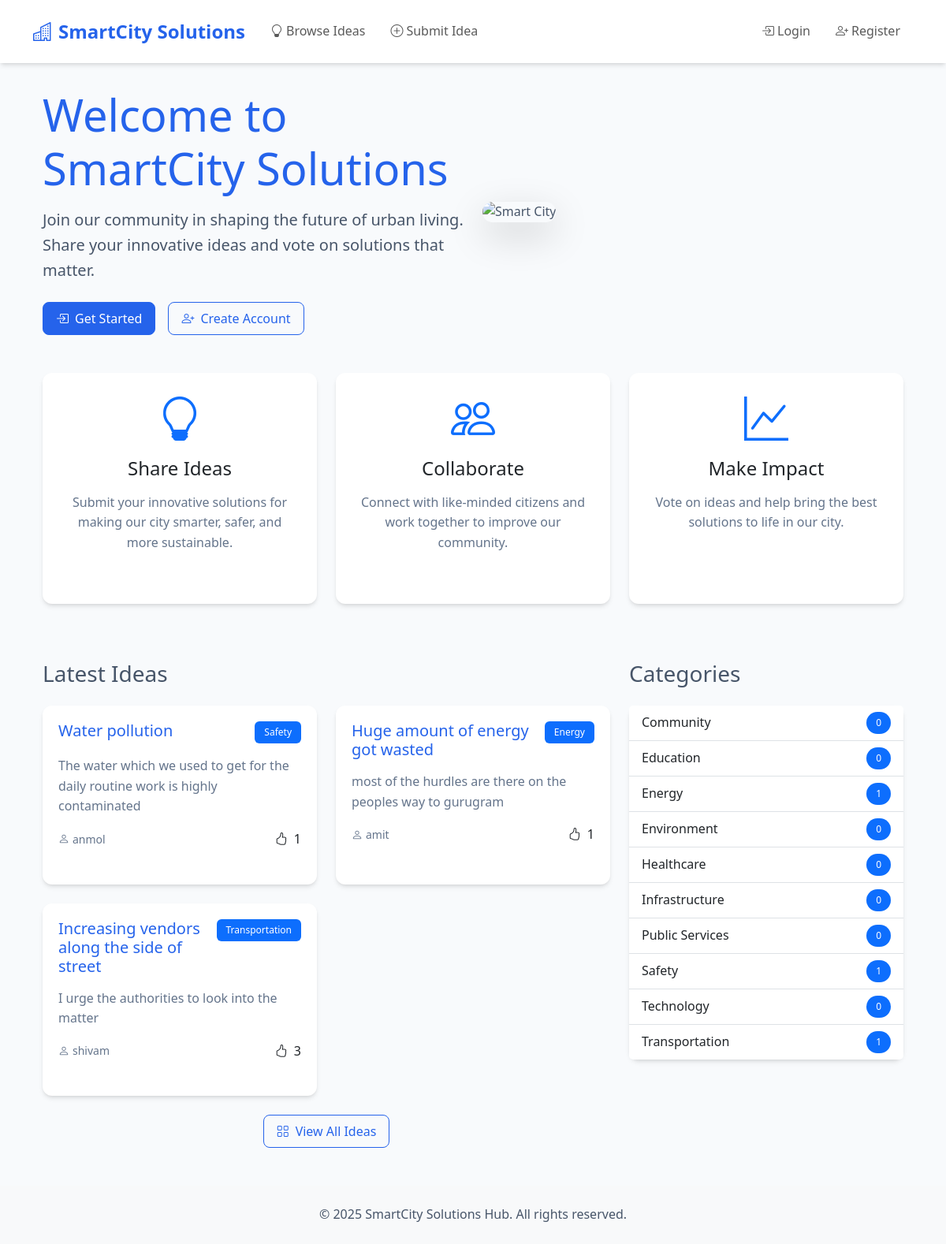
The page / on the database its author committed.
### solutions/models.py (models this page shows, shortened)
class Idea(models.Model):
    IMPLEMENTATION_STATUS = [
        ('pending', 'Pending Review'),
        ('approved', 'Approved for Implementation'),
        ('in_progress', 'Implementation in Progress'),
        ('completed', 'Implementation Completed'),
        ('rejected', 'Not Feasible')
    ]
    title = models.CharField(max_length=200)
    description = models.TextField()
    category = models.ForeignKey(Category, on_delete=models.CASCADE)
    author = models.ForeignKey(User, on_delete=models.CASCADE)
    created_at = models.DateTimeField(default=timezone.now)
    updated_at = models.DateTimeField(auto_now=True)
    location = models.CharField(max_length=200)
    latitude = models.DecimalField(max_digits=9, decimal_places=6, null=True, blank=True)
    longitude = models.DecimalField(max_digits=9, decimal_places=6, null=True, blank=True)
    status = models.CharField(max_length=20, choices=[
        ('pending', 'Pending'),
        ('under_review', 'Under Review'),
        ('approved', 'Approved'),
        ('implemented', 'Implemented'),
        ('rejected', 'Rejected')
    ], default='pending')
    implementation_status = models.CharField(
        max_length=20,
        choices=IMPLEMENTATION_STATUS,
        default='pending'
    )
    admin_notes = models.TextField(blank=True)
    implementation_date = models.DateField(null=True, blank=True)

class Category(models.Model):
    name = models.CharField(max_length=100)
    description = models.TextField(blank=True)
    class Meta:
        verbose_name_plural = "Categories"

### solutions/views.py (the view)
# urls.py: 2. Add a URL to urlpatterns:  path('', views.home, name='home')
def home(request):
    latest_ideas = Idea.objects.select_related('category', 'author').prefetch_related('vote_set').order_by('-created_at')[:6]
    categories = Category.objects.annotate(idea_count=Count('idea')).order_by('name')
    return render(request, 'solutions/home.html', {
        'latest_ideas': latest_ideas,
        'categories': categories,
    })

### solutions/templates/solutions/home.html (shortened to what this page needs)
{% extends 'solutions/base.html' %}
{% block content %}
<div class="container">
    <div class="row align-items-center mb-5">
        <div class="col-lg-6">
            <h1 class="display-4 mb-3" style="color: var(--primary-color)">Welcome to SmartCity Solutions</h1>
            <p class="lead mb-4">Join our community in shaping the future of urban living. Share your innovative ideas and vote on solutions that matter.</p>
            {% if not user.is_authenticated %}
                <div class="d-flex gap-3">
                    <a href="{% url 'login' %}" class="btn btn-primary">
                        <i class="bi bi-box-arrow-in-right me-2"></i>Get Started
                    </a>
                    <a href="{% url 'solutions:register' %}" class="btn btn-outline-primary">
                        <i class="bi bi-person-plus me-2"></i>Create Account
                    </a>
                </div>
            {% else %}
                <a href="{% url 'solutions:idea_create' %}" class="btn btn-primary">
                    <i class="bi bi-plus-circle me-2"></i>Share Your Idea
                </a>
            {% endif %}
        </div>
        <div class="col-lg-6">
            <img src="https://media2.giphy.com/media/v1.Y2lkPTc5MGI3NjExZzVvb2lpd3JpN2E1OXZrNDZka2ZxYXgwdTJvaDI5N2IwcDYwZHh5YyZlcD12MV9pbnRlcm5hbF9naWZfYnlfaWQmY3Q9Zw/26FL3tIixOyV5xYuA/giphy.gif" height="800" width="600" alt="Smart City" class="img-fluid rounded-4 shadow-lg">
        </div>
    </div>
    <div class="row mb-5">
        <div class="col-md-4 mb-4">
            <div class="card h-100 text-center p-4">
                <div class="display-4 mb-3 text-primary">
                    <i class="bi bi-lightbulb"></i>
                </div>
                <h3 class="h4 mb-3">Share Ideas</h3>
                <p class="text-muted">Submit your innovative solutions for making our city smarter, safer, and more sustainable.</p>
            </div>
        </div>
        <div class="col-md-4 mb-4">
            <div class="card h-100 text-center p-4">
                <div class="display-4 mb-3 text-primary">
                    <i class="bi bi-people"></i>
                </div>
                <h3 class="h4 mb-3">Collaborate</h3>
                <p class="text-muted">Connect with like-minded citizens and work together to improve our community.</p>
            </div>
        </div>
        <div class="col-md-4 mb-4">
            <div class="card h-100 text-center p-4">
                <div class="display-4 mb-3 text-primary">
                    <i class="bi bi-graph-up"></i>
                </div>
                <h3 class="h4 mb-3">Make Impact</h3>
                <p class="text-muted">Vote on ideas and help bring the best solutions to life in our city.</p>
            </div>
        </div>
    </div>
    <div class="row mb-5">
        <div class="col-lg-8">
            <h2 class="h3 mb-4">Latest Ideas</h2>
            {% if latest_ideas %}
                <div class="row">
                    {% for idea in latest_ideas %}
                        <div class="col-md-6 mb-4">
                            <div class="card h-100">
                                <div class="card-body">
                                    <div class="d-flex justify-content-between align-items-start mb-3">
                                        <h3 class="h5 mb-0">
                                            <a href="{% url 'solutions:idea_detail' idea.pk %}" class="text-decoration-none" style="color: var(--primary-color)">
                                                {{ idea.title }}
                                            </a>
                                        </h3>
                                        <span class="badge bg-primary">{{ idea.category.name }}</span>
                                    </div>
                                    <p class="card-text text-muted mb-3">{{ idea.description|truncatewords:30 }}</p>
                                    <div class="d-flex justify-content-between align-items-center">
                                        <small class="text-muted">
                                            <i class="bi bi-person me-1"></i>{{ idea.author.username }}
                                        </small>
                                        <div>
                                            <i class="bi bi-hand-thumbs-up me-1"></i>
                                            <span class="vote-count">{{ idea.vote_set.count }}</span>
                                        </div>
                                    </div>
                                </div>
                            </div>
                        </div>
                    {% endfor %}
                </div>
                <div class="text-center">
                    <a href="{% url 'solutions:idea_list' %}" class="btn btn-outline-primary">
                        <i class="bi bi-grid me-2"></i>View All Ideas
                    </a>
                </div>
            {% endif %}
        </div>
        <div class="col-lg-4">
            <h2 class="h3 mb-4">Categories</h2>
            <div class="card">
                <div class="list-group list-group-flush">
                    {% for category in categories %}
                        <a href="{% url 'solutions:idea_list' %}?category={{ category.id }}"
                           class="list-group-item list-group-item-action d-flex justify-content-between align-items-center">
                            {{ category.name }}
                            <span class="badge bg-primary rounded-pill">{{ category.idea_count }}</span>
                        </a>
                    {% endfor %}
                </div>
            </div>
        </div>
    </div>
</div>
{% endblock %}

### solutions/templates/solutions/base.html (style rules this page uses)
:root { --primary-color: #2563eb; --secondary-color: #475569; --success-color: #22c55e; --background-color: #f8fafc; --card-shadow: 0 4px 6px -1px rgb(0 0 0 / 0.1), 0 2px 4px -2px rgb(0 0 0 / 0.1); }
body { background-color: var(--background-color); color: var(--secondary-color); line-height: 1.6; }
.card { border: none; border-radius: 0.75rem; box-shadow: var(--card-shadow); transition: transform 0.2s, box-shadow 0.2s; background: white; margin-bottom: 1.5rem; }
.card-body { padding: 1.25rem; }
.btn { padding: 0.5rem 1rem; font-weight: 500; border-radius: 0.5rem; transition: all 0.2s; }
.btn-primary { background-color: var(--primary-color); border-color: var(--primary-color); }
.btn-outline-primary { color: var(--primary-color); border-color: var(--primary-color); }
.badge { padding: 0.5rem 0.75rem; font-weight: 500; border-radius: 0.375rem; }
.text-muted { color: #64748b !important; }

### rows shown on the page
Idea: title "Water pollution", category.name "Safety", description "The water which we used to get for the daily routine work is highly contaminated", author.username "anmol", vote_set.count "1"
Idea: title "Huge amount of energy got wasted", category.name "Energy", description "most of the hurdles are there on the peoples way to gurugram", author.username "amit", vote_set.count "1"
Idea: title "Increasing vendors along the side of street", category.name "Transportation", description "I urge the authorities to look into the matter", author.username "shivam", vote_set.count "3"
Category: name "Community", idea_count "0"
Category: name "Education", idea_count "0"
Category: name "Energy", idea_count "1"
Category: name "Environment", idea_count "0"
Category: name "Healthcare", idea_count "0"
Category: name "Infrastructure", idea_count "0"
Category: name "Public Services", idea_count "0"
Category: name "Safety", idea_count "1"
Category: name "Technology", idea_count "0"
Category: name "Transportation", idea_count "1"
